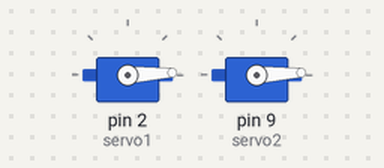
This sketch was run on a simulated Arduino Uno, built with avr-gcc and run on an emulated ATmega328P. Shown: 2 × servo.

Above: at 0.05 s.
At 0.9 s:
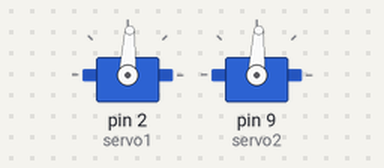
At 1.75 s:
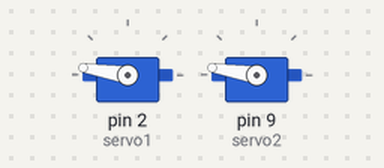
At 3.5 s:
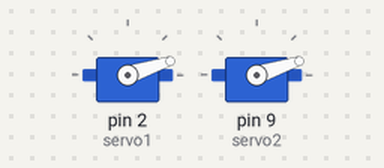
Timing chart, 0 to 8.5 s (numbered marks = the images above):
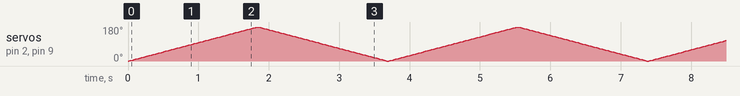

The sketch:

servo_code.ino
```cpp
#include<Servo.h>
Servo servo1;
Servo servo2;
int servopos=0;

void setup()
{
  servo1.attach(2);
  servo2.attach(9);
}

void loop()
{
  for(servopos>=0;servopos<=180;servopos++){
    servo1.write(servopos);
    servo2.write(servopos);
    delay(10);
  }

  for(servopos<=180;servopos>=0;servopos--){
    servo1.write(servopos);
    servo2.write(servopos);
    delay(10);
  }
}
    
```
